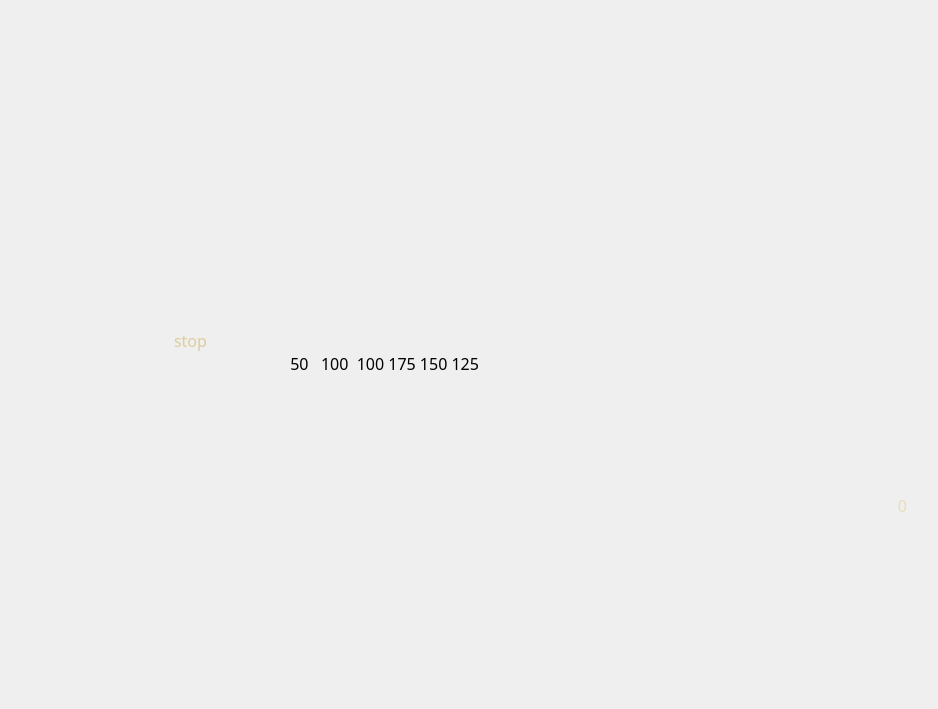
<?xml version="1.0" encoding="UTF-8"?>
<ui version="4.0">
 <class>MainWindow</class>
 <widget class="QMainWindow" name="MainWindow">
  <property name="geometry">
   <rect>
    <x>0</x>
    <y>0</y>
    <width>938</width>
    <height>709</height>
   </rect>
  </property>
  <property name="sizePolicy">
   <sizepolicy hsizetype="Maximum" vsizetype="Fixed">
    <horstretch>0</horstretch>
    <verstretch>0</verstretch>
   </sizepolicy>
  </property>
  <property name="minimumSize">
   <size>
    <width>938</width>
    <height>709</height>
   </size>
  </property>
  <property name="maximumSize">
   <size>
    <width>938</width>
    <height>709</height>
   </size>
  </property>
  <property name="windowTitle">
   <string>MainWindow</string>
  </property>
  <property name="toolTip">
   <string>&lt;html&gt;&lt;head/&gt;&lt;body&gt;&lt;p&gt;&lt;img src=&quot;:/new/prefix1/New folder/Background.jpg&quot;/&gt;&lt;/p&gt;&lt;/body&gt;&lt;/html&gt;</string>
  </property>
  <property name="styleSheet">
   <string notr="true"/>
  </property>
  <widget class="QWidget" name="centralwidget">
   <widget class="QStackedWidget" name="stackedWidget">
    <property name="geometry">
     <rect>
      <x>0</x>
      <y>150</y>
      <width>941</width>
      <height>721</height>
     </rect>
    </property>
    <property name="font">
     <font>
      <family>Snap ITC</family>
      <pointsize>12</pointsize>
     </font>
    </property>
    <property name="cursor">
     <cursorShape>OpenHandCursor</cursorShape>
    </property>
    <property name="styleSheet">
     <string notr="true"/>
    </property>
    <property name="currentIndex">
     <number>3</number>
    </property>
    <widget class="QWidget" name="p1_load">
     <property name="styleSheet">
      <string notr="true">image: url(:/new/prefix1/New folder/Background.jpg);</string>
     </property>
     <widget class="QProgressBar" name="progressBar">
      <property name="geometry">
       <rect>
        <x>440</x>
        <y>430</y>
        <width>271</width>
        <height>21</height>
       </rect>
      </property>
      <property name="styleSheet">
       <string notr="true">background-color: rgb(95, 0, 71);
background-color: rgb(255, 255, 255);

</string>
      </property>
      <property name="value">
       <number>1</number>
      </property>
      <property name="invertedAppearance">
       <bool>false</bool>
      </property>
     </widget>
     <widget class="QPushButton" name="pushButton_continue">
      <property name="geometry">
       <rect>
        <x>510</x>
        <y>460</y>
        <width>141</width>
        <height>21</height>
       </rect>
      </property>
      <property name="font">
       <font>
        <family>Snap ITC</family>
        <pointsize>10</pointsize>
       </font>
      </property>
      <property name="cursor">
       <cursorShape>OpenHandCursor</cursorShape>
      </property>
      <property name="mouseTracking">
       <bool>true</bool>
      </property>
      <property name="tabletTracking">
       <bool>false</bool>
      </property>
      <property name="focusPolicy">
       <enum>Qt::StrongFocus</enum>
      </property>
      <property name="styleSheet">
       <string notr="true">:hover {
  background-color: orange; /* رنگ هنگام hover */
}
</string>
      </property>
      <property name="text">
       <string>Press to continue</string>
      </property>
      <property name="icon">
       <iconset theme="accessories-calculator"/>
      </property>
      <property name="autoDefault">
       <bool>false</bool>
      </property>
      <property name="default">
       <bool>false</bool>
      </property>
      <property name="flat">
       <bool>false</bool>
      </property>
     </widget>
     <widget class="QFrame" name="frame_5">
      <property name="geometry">
       <rect>
        <x>0</x>
        <y>0</y>
        <width>811</width>
        <height>581</height>
       </rect>
      </property>
      <property name="frameShape">
       <enum>QFrame::StyledPanel</enum>
      </property>
      <property name="frameShadow">
       <enum>QFrame::Raised</enum>
      </property>
     </widget>
     <zorder>frame_5</zorder>
     <zorder>progressBar</zorder>
     <zorder>pushButton_continue</zorder>
    </widget>
    <widget class="QWidget" name="p2_log1">
     <widget class="QFrame" name="frame">
      <property name="geometry">
       <rect>
        <x>300</x>
        <y>30</y>
        <width>201</width>
        <height>131</height>
       </rect>
      </property>
      <property name="styleSheet">
       <string notr="true">border-image: url(:/new/prefix1/New folder/Plants_vs_Zombies_logo.png);</string>
      </property>
      <property name="frameShape">
       <enum>QFrame::StyledPanel</enum>
      </property>
      <property name="frameShadow">
       <enum>QFrame::Raised</enum>
      </property>
     </widget>
     <widget class="QFrame" name="frame_2">
      <property name="geometry">
       <rect>
        <x>0</x>
        <y>90</y>
        <width>271</width>
        <height>441</height>
       </rect>
      </property>
      <property name="styleSheet">
       <string notr="true">image: url(:/new/prefix1/New folder/back2.png);</string>
      </property>
      <property name="frameShape">
       <enum>QFrame::StyledPanel</enum>
      </property>
      <property name="frameShadow">
       <enum>QFrame::Raised</enum>
      </property>
     </widget>
     <widget class="QLineEdit" name="In_username">
      <property name="geometry">
       <rect>
        <x>320</x>
        <y>230</y>
        <width>211</width>
        <height>24</height>
       </rect>
      </property>
      <property name="styleSheet">
       <string notr="true">background-color: rgb(255, 255, 255);</string>
      </property>
     </widget>
     <widget class="QLineEdit" name="In_Password">
      <property name="geometry">
       <rect>
        <x>320</x>
        <y>270</y>
        <width>211</width>
        <height>24</height>
       </rect>
      </property>
      <property name="styleSheet">
       <string notr="true">background-color: rgb(255, 255, 255);</string>
      </property>
     </widget>
     <widget class="QLabel" name="label">
      <property name="geometry">
       <rect>
        <x>220</x>
        <y>230</y>
        <width>91</width>
        <height>20</height>
       </rect>
      </property>
      <property name="font">
       <font>
        <family>Segoe UI Black</family>
        <pointsize>12</pointsize>
       </font>
      </property>
      <property name="styleSheet">
       <string notr="true">color: rgb(0, 0, 0);</string>
      </property>
      <property name="text">
       <string>Username:</string>
      </property>
     </widget>
     <widget class="QLabel" name="label_2">
      <property name="geometry">
       <rect>
        <x>220</x>
        <y>270</y>
        <width>81</width>
        <height>16</height>
       </rect>
      </property>
      <property name="font">
       <font>
        <family>Segoe UI Black</family>
        <pointsize>12</pointsize>
       </font>
      </property>
      <property name="styleSheet">
       <string notr="true">color: rgb(0, 0, 0);</string>
      </property>
      <property name="text">
       <string>Password:</string>
      </property>
     </widget>
     <widget class="QPushButton" name="pushBtn_Login">
      <property name="geometry">
       <rect>
        <x>380</x>
        <y>320</y>
        <width>80</width>
        <height>24</height>
       </rect>
      </property>
      <property name="styleSheet">
       <string notr="true">background-color: rgb(0, 170, 0);
color: rgb(170, 0, 0);</string>
      </property>
      <property name="text">
       <string>Login</string>
      </property>
     </widget>
     <widget class="QFrame" name="frame_3">
      <property name="geometry">
       <rect>
        <x>520</x>
        <y>90</y>
        <width>281</width>
        <height>451</height>
       </rect>
      </property>
      <property name="styleSheet">
       <string notr="true">image: url(:/new/prefix1/New folder/back2-2.png);</string>
      </property>
      <property name="frameShape">
       <enum>QFrame::StyledPanel</enum>
      </property>
      <property name="frameShadow">
       <enum>QFrame::Raised</enum>
      </property>
     </widget>
     <widget class="QFrame" name="frame_4">
      <property name="geometry">
       <rect>
        <x>-1</x>
        <y>-10</y>
        <width>801</width>
        <height>501</height>
       </rect>
      </property>
      <property name="styleSheet">
       <string notr="true">background-color: rgb(255, 234, 5);</string>
      </property>
      <property name="frameShape">
       <enum>QFrame::StyledPanel</enum>
      </property>
      <property name="frameShadow">
       <enum>QFrame::Raised</enum>
      </property>
      <widget class="QPushButton" name="pushBtn_Forgot">
       <property name="geometry">
        <rect>
         <x>330</x>
         <y>420</y>
         <width>131</width>
         <height>24</height>
        </rect>
       </property>
       <property name="font">
        <font>
         <family>Segoe UI Black</family>
         <pointsize>10</pointsize>
        </font>
       </property>
       <property name="cursor">
        <cursorShape>OpenHandCursor</cursorShape>
       </property>
       <property name="styleSheet">
        <string notr="true">color: rgb(8, 12, 255);</string>
       </property>
       <property name="text">
        <string>Forgot Password</string>
       </property>
       <property name="flat">
        <bool>true</bool>
       </property>
      </widget>
      <widget class="QPushButton" name="pushBtn_CreatAcc">
       <property name="geometry">
        <rect>
         <x>340</x>
         <y>440</y>
         <width>111</width>
         <height>31</height>
        </rect>
       </property>
       <property name="font">
        <font>
         <family>Segoe UI Black</family>
         <pointsize>10</pointsize>
        </font>
       </property>
       <property name="cursor">
        <cursorShape>OpenHandCursor</cursorShape>
       </property>
       <property name="styleSheet">
        <string notr="true">color: rgb(8, 12, 255);</string>
       </property>
       <property name="text">
        <string>Creat Account</string>
       </property>
       <property name="flat">
        <bool>true</bool>
       </property>
      </widget>
     </widget>
     <zorder>frame_4</zorder>
     <zorder>frame_3</zorder>
     <zorder>frame</zorder>
     <zorder>frame_2</zorder>
     <zorder>In_username</zorder>
     <zorder>In_Password</zorder>
     <zorder>label</zorder>
     <zorder>label_2</zorder>
     <zorder>pushBtn_Login</zorder>
    </widget>
    <widget class="QWidget" name="page">
     <property name="styleSheet">
      <string notr="true"/>
     </property>
     <widget class="QFrame" name="frame_6">
      <property name="geometry">
       <rect>
        <x>-30</x>
        <y>-10</y>
        <width>821</width>
        <height>551</height>
       </rect>
      </property>
      <property name="styleSheet">
       <string notr="true">background-color: rgb(111, 168, 235);</string>
      </property>
      <property name="frameShape">
       <enum>QFrame::StyledPanel</enum>
      </property>
      <property name="frameShadow">
       <enum>QFrame::Raised</enum>
      </property>
      <widget class="QFrame" name="frame_8">
       <property name="geometry">
        <rect>
         <x>20</x>
         <y>-20</y>
         <width>801</width>
         <height>261</height>
        </rect>
       </property>
       <property name="styleSheet">
        <string notr="true">image: url(:/new/prefix1/New folder/photo12497558217.jpg);</string>
       </property>
       <property name="frameShape">
        <enum>QFrame::StyledPanel</enum>
       </property>
       <property name="frameShadow">
        <enum>QFrame::Raised</enum>
       </property>
       <widget class="QPushButton" name="pushButton_8">
        <property name="geometry">
         <rect>
          <x>-10</x>
          <y>30</y>
          <width>161</width>
          <height>71</height>
         </rect>
        </property>
        <property name="styleSheet">
         <string notr="true">image: url(:/new/prefix1/New folder/photo_2024-07-10_18-02-19_prev_ui (2).png);</string>
        </property>
        <property name="text">
         <string/>
        </property>
        <property name="flat">
         <bool>true</bool>
        </property>
       </widget>
      </widget>
      <widget class="QLabel" name="label_3">
       <property name="geometry">
        <rect>
         <x>90</x>
         <y>520</y>
         <width>111</width>
         <height>31</height>
        </rect>
       </property>
       <property name="font">
        <font>
         <family>Snap ITC</family>
         <pointsize>14</pointsize>
        </font>
       </property>
       <property name="text">
        <string>creators</string>
       </property>
      </widget>
      <widget class="QPushButton" name="pushButton">
       <property name="geometry">
        <rect>
         <x>730</x>
         <y>450</y>
         <width>71</width>
         <height>81</height>
        </rect>
       </property>
       <property name="cursor">
        <cursorShape>OpenHandCursor</cursorShape>
       </property>
       <property name="styleSheet">
        <string notr="true">image: url(:/new/prefix1/New folder/parspng..png);</string>
       </property>
       <property name="text">
        <string/>
       </property>
       <property name="flat">
        <bool>true</bool>
       </property>
      </widget>
      <widget class="QPushButton" name="pushButton_2">
       <property name="geometry">
        <rect>
         <x>-40</x>
         <y>270</y>
         <width>371</width>
         <height>281</height>
        </rect>
       </property>
       <property name="cursor">
        <cursorShape>OpenHandCursor</cursorShape>
       </property>
       <property name="styleSheet">
        <string notr="true">image: url(:/new/prefix1/New folder/any.png);</string>
       </property>
       <property name="text">
        <string/>
       </property>
       <property name="flat">
        <bool>true</bool>
       </property>
      </widget>
      <widget class="QPushButton" name="pushButton_3">
       <property name="geometry">
        <rect>
         <x>710</x>
         <y>510</y>
         <width>111</width>
         <height>41</height>
        </rect>
       </property>
       <property name="font">
        <font>
         <family>Snap ITC</family>
         <pointsize>12</pointsize>
        </font>
       </property>
       <property name="text">
        <string>settting</string>
       </property>
       <property name="flat">
        <bool>true</bool>
       </property>
      </widget>
      <widget class="QPushButton" name="pushButton_4">
       <property name="geometry">
        <rect>
         <x>710</x>
         <y>330</y>
         <width>101</width>
         <height>101</height>
        </rect>
       </property>
       <property name="styleSheet">
        <string notr="true">image: url(:/new/prefix1/New folder/photo_2024-07-10_17-48-27_prev_ui (1).png);</string>
       </property>
       <property name="text">
        <string/>
       </property>
       <property name="flat">
        <bool>true</bool>
       </property>
      </widget>
      <widget class="QPushButton" name="pushButton_5">
       <property name="geometry">
        <rect>
         <x>720</x>
         <y>420</y>
         <width>93</width>
         <height>29</height>
        </rect>
       </property>
       <property name="font">
        <font>
         <family>Snap ITC</family>
         <pointsize>12</pointsize>
        </font>
       </property>
       <property name="text">
        <string>help</string>
       </property>
       <property name="flat">
        <bool>true</bool>
       </property>
      </widget>
      <widget class="QPushButton" name="pushButton_7">
       <property name="geometry">
        <rect>
         <x>370</x>
         <y>490</y>
         <width>93</width>
         <height>29</height>
        </rect>
       </property>
       <property name="text">
        <string/>
       </property>
       <property name="flat">
        <bool>true</bool>
       </property>
      </widget>
      <widget class="QPushButton" name="pushButton_6">
       <property name="geometry">
        <rect>
         <x>310</x>
         <y>330</y>
         <width>271</width>
         <height>221</height>
        </rect>
       </property>
       <property name="cursor">
        <cursorShape>OpenHandCursor</cursorShape>
       </property>
       <property name="styleSheet">
        <string notr="true">image: url(:/new/prefix1/New folder/come.png);</string>
       </property>
       <property name="text">
        <string/>
       </property>
       <property name="flat">
        <bool>true</bool>
       </property>
      </widget>
      <widget class="QPushButton" name="pushButton_9">
       <property name="geometry">
        <rect>
         <x>700</x>
         <y>220</y>
         <width>131</width>
         <height>101</height>
        </rect>
       </property>
       <property name="cursor">
        <cursorShape>OpenHandCursor</cursorShape>
       </property>
       <property name="styleSheet">
        <string notr="true">image: url(:/new/prefix1/New folder/history.png);</string>
       </property>
       <property name="text">
        <string/>
       </property>
       <property name="flat">
        <bool>true</bool>
       </property>
      </widget>
      <widget class="QPushButton" name="pushButton_10">
       <property name="geometry">
        <rect>
         <x>720</x>
         <y>300</y>
         <width>93</width>
         <height>29</height>
        </rect>
       </property>
       <property name="font">
        <font>
         <family>Snap ITC</family>
         <pointsize>12</pointsize>
        </font>
       </property>
       <property name="text">
        <string>history</string>
       </property>
       <property name="flat">
        <bool>true</bool>
       </property>
      </widget>
     </widget>
    </widget>
    <widget class="QWidget" name="page_2">
     <property name="styleSheet">
      <string notr="true">image: url(:/new/prefix1/New folder/Background2 (1) (1).png);</string>
     </property>
     <widget class="QPushButton" name="pushButton_11">
      <property name="geometry">
       <rect>
        <x>150</x>
        <y>150</y>
        <width>481</width>
        <height>81</height>
       </rect>
      </property>
      <property name="styleSheet">
       <string notr="true">image: url(:/new/prefix1/New folder/menu.jpg);</string>
      </property>
      <property name="text">
       <string/>
      </property>
      <property name="flat">
       <bool>true</bool>
      </property>
     </widget>
     <widget class="QPushButton" name="pushButton_12">
      <property name="geometry">
       <rect>
        <x>120</x>
        <y>160</y>
        <width>141</width>
        <height>61</height>
       </rect>
      </property>
      <property name="font">
       <font>
        <family>Snap ITC</family>
        <pointsize>12</pointsize>
       </font>
      </property>
      <property name="styleSheet">
       <string notr="true">image: url(:/new/prefix1/New folder/brownphoto.jpg);
color: rgb(221, 204, 154);</string>
      </property>
      <property name="text">
       <string>stop</string>
      </property>
      <property name="flat">
       <bool>true</bool>
      </property>
     </widget>
     <widget class="QPushButton" name="pushButton_13">
      <property name="geometry">
       <rect>
        <x>170</x>
        <y>198</y>
        <width>421</width>
        <height>31</height>
       </rect>
      </property>
      <property name="font">
       <font>
        <family>Snap ITC</family>
        <pointsize>12</pointsize>
       </font>
      </property>
      <property name="styleSheet">
       <string notr="true">image: url(:/new/prefix1/New folder/brownphoto.jpg);</string>
      </property>
      <property name="text">
       <string>  50   100  100 175 150 125</string>
      </property>
      <property name="flat">
       <bool>true</bool>
      </property>
     </widget>
     <widget class="QPushButton" name="pushButton_14">
      <property name="geometry">
       <rect>
        <x>210</x>
        <y>160</y>
        <width>91</width>
        <height>41</height>
       </rect>
      </property>
      <property name="styleSheet">
       <string notr="true">image: url(:/new/prefix1/New folder/5daf0e13-6d44-442a-82ae-26068dc6baa3-4.png);</string>
      </property>
      <property name="text">
       <string/>
      </property>
      <property name="flat">
       <bool>true</bool>
      </property>
     </widget>
     <widget class="QPushButton" name="pushButton_15">
      <property name="geometry">
       <rect>
        <x>270</x>
        <y>140</y>
        <width>81</width>
        <height>61</height>
       </rect>
      </property>
      <property name="styleSheet">
       <string notr="true">image: url(:/new/prefix1/New folder/252ea746-3c5e-4a72-ad4e-957e79283ef4-4.png);</string>
      </property>
      <property name="text">
       <string/>
      </property>
      <property name="flat">
       <bool>true</bool>
      </property>
     </widget>
     <widget class="QPushButton" name="pushButton_16">
      <property name="geometry">
       <rect>
        <x>340</x>
        <y>150</y>
        <width>91</width>
        <height>61</height>
       </rect>
      </property>
      <property name="styleSheet">
       <string notr="true">image: url(:/new/prefix1/New folder/walnut (1).png);</string>
      </property>
      <property name="text">
       <string/>
      </property>
      <property name="flat">
       <bool>true</bool>
      </property>
     </widget>
     <widget class="QPushButton" name="pushButton_17">
      <property name="geometry">
       <rect>
        <x>390</x>
        <y>160</y>
        <width>71</width>
        <height>51</height>
       </rect>
      </property>
      <property name="styleSheet">
       <string notr="true">image: url(:/new/prefix1/New folder/d36d2480c47242889d8029aaaf14129fyArWDsQjEXLc88b6-1.png);</string>
      </property>
      <property name="text">
       <string/>
      </property>
      <property name="flat">
       <bool>true</bool>
      </property>
     </widget>
     <widget class="QPushButton" name="pushButton_18">
      <property name="geometry">
       <rect>
        <x>430</x>
        <y>160</y>
        <width>101</width>
        <height>51</height>
       </rect>
      </property>
      <property name="styleSheet">
       <string notr="true">image: url(:/new/prefix1/New folder/1e0523cbdaf24f8fa9f6c4dd21032606SqtxlREDcbgDYDlF-3.png);</string>
      </property>
      <property name="text">
       <string/>
      </property>
      <property name="flat">
       <bool>true</bool>
      </property>
     </widget>
     <widget class="QPushButton" name="pushButton_19">
      <property name="geometry">
       <rect>
        <x>500</x>
        <y>160</y>
        <width>71</width>
        <height>51</height>
       </rect>
      </property>
      <property name="styleSheet">
       <string notr="true">image: url(:/new/prefix1/New folder/boomrang_transparent.png);</string>
      </property>
      <property name="text">
       <string/>
      </property>
      <property name="flat">
       <bool>true</bool>
      </property>
     </widget>
     <widget class="QPushButton" name="pushButton_20">
      <property name="geometry">
       <rect>
        <x>830</x>
        <y>290</y>
        <width>141</width>
        <height>81</height>
       </rect>
      </property>
      <property name="styleSheet">
       <string notr="true">image: url(:/new/prefix1/New folder/plane son.jpg);</string>
      </property>
      <property name="text">
       <string/>
      </property>
      <property name="flat">
       <bool>true</bool>
      </property>
     </widget>
     <widget class="QPushButton" name="pushButton_22">
      <property name="geometry">
       <rect>
        <x>852</x>
        <y>340</y>
        <width>101</width>
        <height>31</height>
       </rect>
      </property>
      <property name="font">
       <font>
        <family>Snap ITC</family>
        <pointsize>12</pointsize>
       </font>
      </property>
      <property name="styleSheet">
       <string notr="true">image: url(:/new/prefix1/New folder/brownphoto.jpg);
color: rgb(232, 222, 184);</string>
      </property>
      <property name="text">
       <string>0</string>
      </property>
      <property name="flat">
       <bool>true</bool>
      </property>
     </widget>
     <widget class="QPushButton" name="pushButton_21">
      <property name="geometry">
       <rect>
        <x>850</x>
        <y>290</y>
        <width>101</width>
        <height>61</height>
       </rect>
      </property>
      <property name="styleSheet">
       <string notr="true">image: url(:/new/prefix1/New folder/Sun_PvZ2 (2).png);</string>
      </property>
      <property name="text">
       <string/>
      </property>
      <property name="flat">
       <bool>true</bool>
      </property>
     </widget>
    </widget>
    <widget class="QWidget" name="page_3">
     <property name="styleSheet">
      <string notr="true">image: url(:/new/prefix1/New folder/Background2 (1) (1).png);</string>
     </property>
     <widget class="QPushButton" name="pushButton_23">
      <property name="geometry">
       <rect>
        <x>100</x>
        <y>160</y>
        <width>491</width>
        <height>61</height>
       </rect>
      </property>
      <property name="styleSheet">
       <string notr="true">image: url(:/new/prefix1/New folder/menu.jpg);</string>
      </property>
      <property name="text">
       <string/>
      </property>
      <property name="flat">
       <bool>true</bool>
      </property>
     </widget>
     <widget class="QToolButton" name="toolButton">
      <property name="geometry">
       <rect>
        <x>160</x>
        <y>160</y>
        <width>51</width>
        <height>61</height>
       </rect>
      </property>
      <property name="font">
       <font>
        <family>Snap ITC</family>
        <pointsize>10</pointsize>
       </font>
      </property>
      <property name="styleSheet">
       <string notr="true">color: rgb(231, 207, 167);</string>
      </property>
      <property name="text">
       <string>stop</string>
      </property>
      <property name="autoRaise">
       <bool>true</bool>
      </property>
     </widget>
     <widget class="QPushButton" name="pushButton_24">
      <property name="geometry">
       <rect>
        <x>190</x>
        <y>160</y>
        <width>91</width>
        <height>51</height>
       </rect>
      </property>
      <property name="styleSheet">
       <string notr="true">image: url(:/zombies/New folder/regullar zombie.png);</string>
      </property>
      <property name="text">
       <string/>
      </property>
      <property name="flat">
       <bool>true</bool>
      </property>
     </widget>
     <widget class="QToolButton" name="toolButton_2">
      <property name="geometry">
       <rect>
        <x>180</x>
        <y>190</y>
        <width>331</width>
        <height>41</height>
       </rect>
      </property>
      <property name="font">
       <font>
        <family>Snap ITC</family>
        <pointsize>9</pointsize>
       </font>
      </property>
      <property name="text">
       <string>100  200 150 150 200 800</string>
      </property>
      <property name="autoRaise">
       <bool>true</bool>
      </property>
     </widget>
     <widget class="QPushButton" name="pushButton_25">
      <property name="geometry">
       <rect>
        <x>250</x>
        <y>160</y>
        <width>61</width>
        <height>51</height>
       </rect>
      </property>
      <property name="styleSheet">
       <string notr="true">image: url(:/zombies/New folder/buckethead zombie.png);</string>
      </property>
      <property name="text">
       <string/>
      </property>
      <property name="flat">
       <bool>true</bool>
      </property>
     </widget>
     <widget class="QPushButton" name="pushButton_26">
      <property name="geometry">
       <rect>
        <x>290</x>
        <y>170</y>
        <width>71</width>
        <height>41</height>
       </rect>
      </property>
      <property name="styleSheet">
       <string notr="true">image: url(:/zombies/New folder/leafheadzombie.png);</string>
      </property>
      <property name="text">
       <string/>
      </property>
      <property name="flat">
       <bool>true</bool>
      </property>
     </widget>
     <widget class="QPushButton" name="pushButton_27">
      <property name="geometry">
       <rect>
        <x>320</x>
        <y>160</y>
        <width>91</width>
        <height>51</height>
       </rect>
      </property>
      <property name="styleSheet">
       <string notr="true">image: url(:/zombies/New folder/tall zombie.png);</string>
      </property>
      <property name="text">
       <string/>
      </property>
      <property name="flat">
       <bool>true</bool>
      </property>
     </widget>
     <widget class="QPushButton" name="pushButton_28">
      <property name="geometry">
       <rect>
        <x>360</x>
        <y>170</y>
        <width>101</width>
        <height>41</height>
       </rect>
      </property>
      <property name="styleSheet">
       <string notr="true">image: url(:/zombies/New folder/astronaut zombie.png);</string>
      </property>
      <property name="text">
       <string/>
      </property>
      <property name="flat">
       <bool>true</bool>
      </property>
     </widget>
     <widget class="QPushButton" name="pushButton_29">
      <property name="geometry">
       <rect>
        <x>410</x>
        <y>170</y>
        <width>81</width>
        <height>41</height>
       </rect>
      </property>
      <property name="styleSheet">
       <string notr="true">image: url(:/zombies/New folder/purplehair zombies.png);</string>
      </property>
      <property name="text">
       <string/>
      </property>
      <property name="flat">
       <bool>true</bool>
      </property>
     </widget>
     <widget class="QPushButton" name="pushButton_30">
      <property name="geometry">
       <rect>
        <x>830</x>
        <y>290</y>
        <width>141</width>
        <height>81</height>
       </rect>
      </property>
      <property name="styleSheet">
       <string notr="true">image: url(:/new/prefix1/New folder/plane son.jpg);</string>
      </property>
      <property name="text">
       <string/>
      </property>
      <property name="flat">
       <bool>true</bool>
      </property>
     </widget>
     <widget class="QToolButton" name="toolButton_3">
      <property name="geometry">
       <rect>
        <x>890</x>
        <y>340</y>
        <width>24</width>
        <height>26</height>
       </rect>
      </property>
      <property name="font">
       <font>
        <family>Snap ITC</family>
        <pointsize>10</pointsize>
       </font>
      </property>
      <property name="styleSheet">
       <string notr="true">color: rgb(222, 217, 180);</string>
      </property>
      <property name="text">
       <string>0</string>
      </property>
      <property name="autoRaise">
       <bool>true</bool>
      </property>
     </widget>
     <widget class="QPushButton" name="pushButton_31">
      <property name="geometry">
       <rect>
        <x>852</x>
        <y>300</y>
        <width>101</width>
        <height>41</height>
       </rect>
      </property>
      <property name="styleSheet">
       <string notr="true">image: url(:/new/prefix1/New folder/Credits_BigBrain.png);</string>
      </property>
      <property name="text">
       <string/>
      </property>
      <property name="flat">
       <bool>true</bool>
      </property>
     </widget>
    </widget>
   </widget>
  </widget>
 </widget>
 <resources/>
 <connections/>
</ui>
